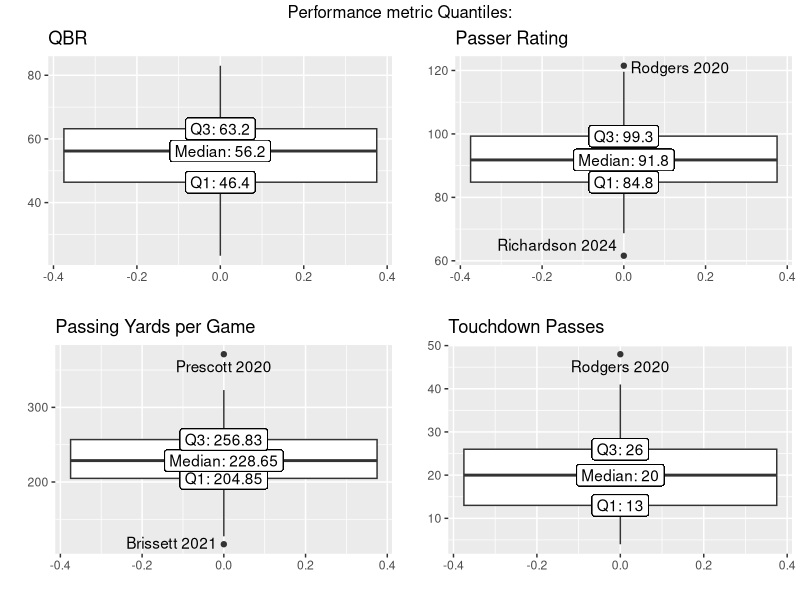
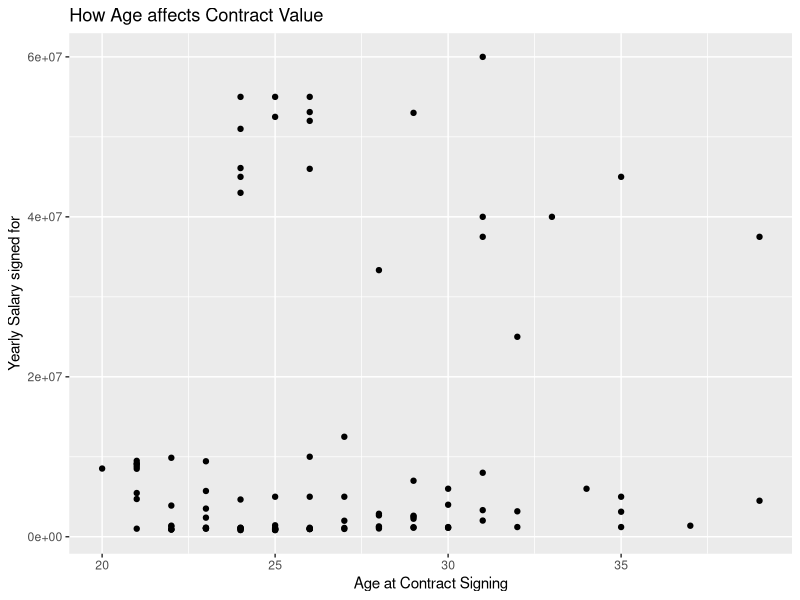
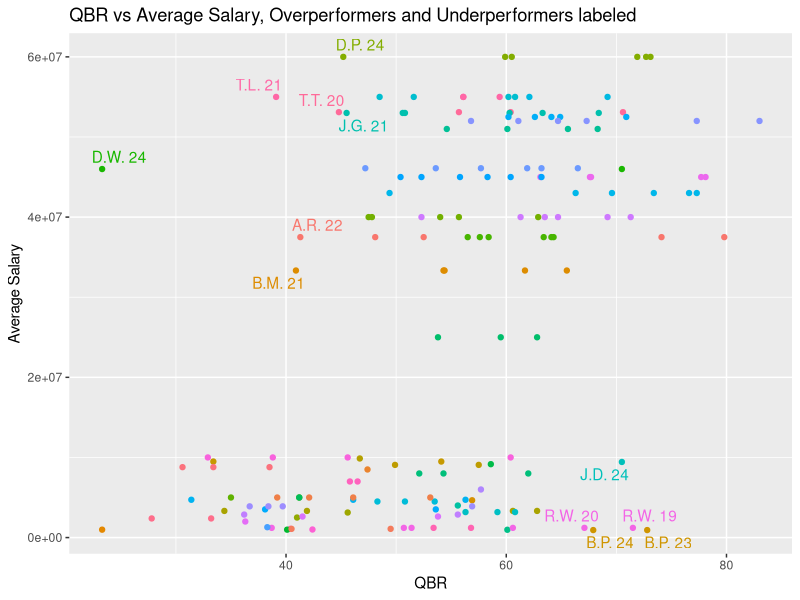
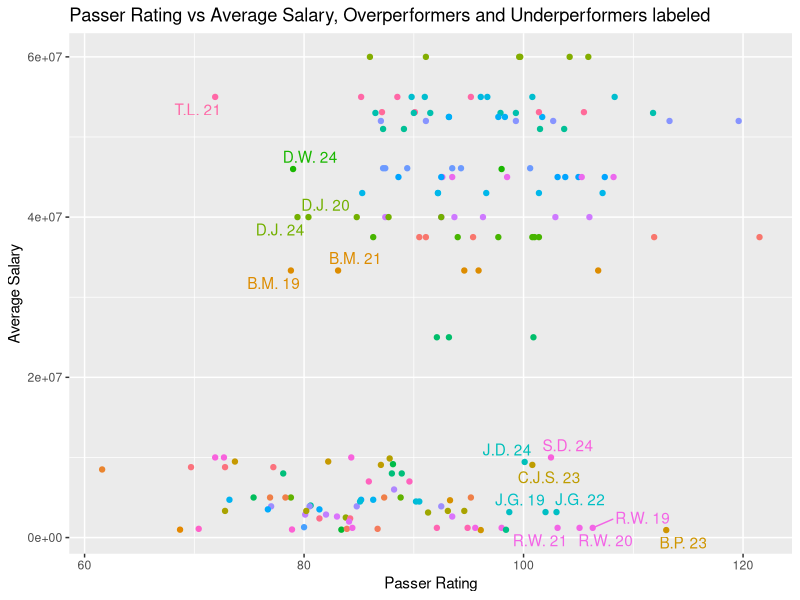
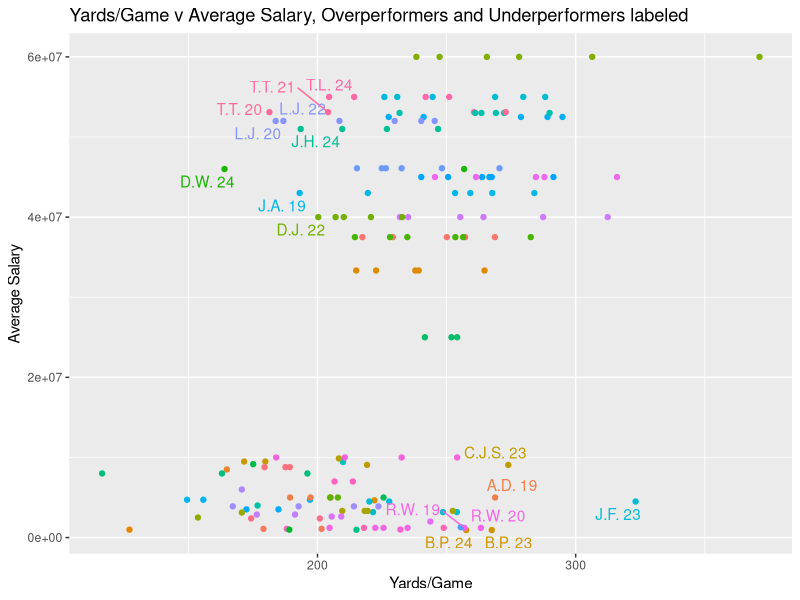
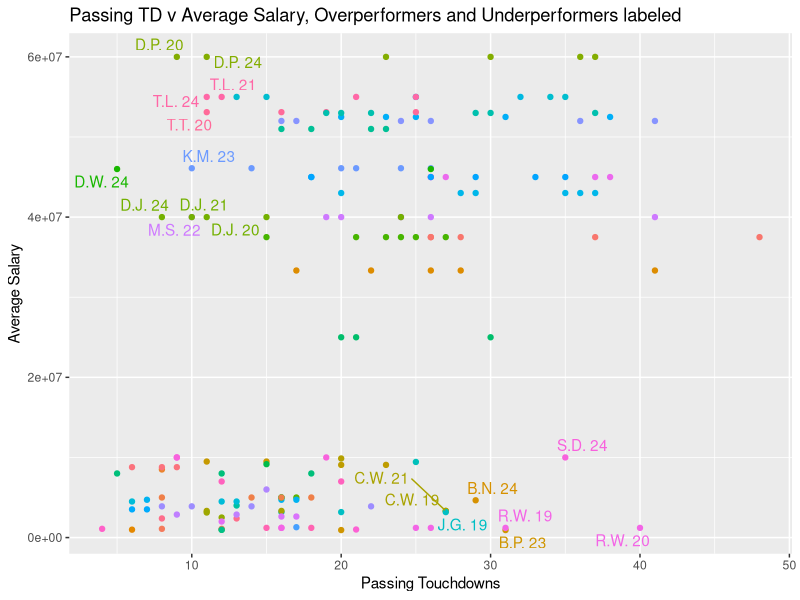
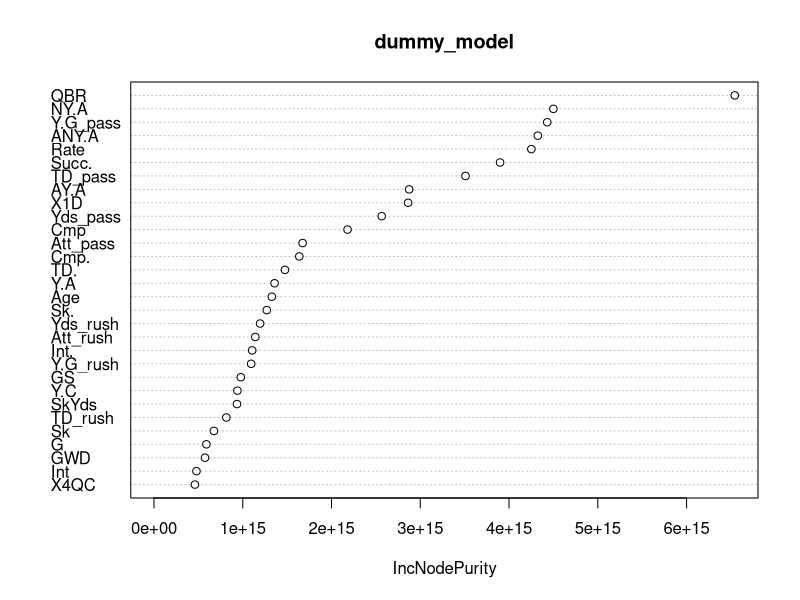
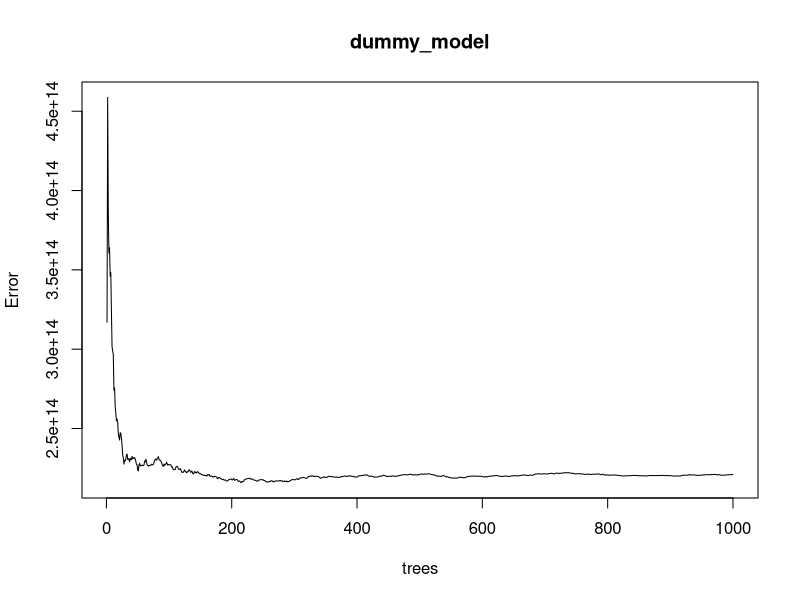

Generate these figures, in order, with R:
## ---- chunk 1
knitr::opts_chunk$set(echo = TRUE)
## ---- chunk 2
# Packages, install if necessary
library(dplyr)
library(randomForest)
library(ggplot2)
library(ggrepel)
library(gridExtra)

# Straight from github repo, assumes all files in same directory
Salary_Data <- read.csv("./NFL Salary Data.csv")
Passing_Data <- read.csv("./Passing Data.csv")
Rushing_Data <- read.csv("./Rushing Data.csv")
## ---- chunk 3
# Format Player_Data
# Remove space in team name and format dollar amounts into integers
Salary_Data <- Salary_Data %>% 
  mutate(Team.Currently.With = gsub("\\n.+", "", Team.Currently.With)) %>%
  mutate(
    Value = as.numeric(gsub("[$,]", "", Value)),
    Average.Salary = as.numeric(gsub("[$,]", "", Average.Salary)),
    Practical.Guarantee = as.numeric(gsub("[$,]", "", Practical.Guarantee)),
    Guarantee.at.Sign = as.numeric(gsub("[$,]", "", Guarantee.at.Sign))
  )

QB_Salary <- Salary_Data %>%
  filter(Pos == "QB") %>% 
  select(Player, Average.Salary, Age.At.Signing, Start.Year) # Change Average.Salary if we want to use total contract or years

QB_Rushing_Data <- Rushing_Data %>% 
  filter(Pos == "QB") %>%
  select(Player, Year, Att, Yds, TD, Y.G)

QB_Data <- Passing_Data %>%
  left_join(QB_Rushing_Data, by= c("Player","Year"), suffix = c("_pass", "_rush")) %>% # Add in rushing data
  left_join(QB_Salary, by = "Player") %>% # Add in Salary Data
  filter(!is.na(Average.Salary)) %>% filter(!is.na(QBR)) %>% # Remove NAs
  filter(Att_pass > 200) # We need to include this to ensure no 3-throw champions are in the mix
  
nrow(QB_Data)
## ---- chunk 4
# Outlier testing
pd2024 <- QB_Data

quantilePlot <- function(df, col, title = col) {
  Q1 <- quantile(df[[col]], .25)
  Median <- quantile(df[[col]], .5)
  Q3 <- quantile(df[[col]], .75)
  IQR <- Q3 - Q1
  lower <- Q1 - 1.5 * IQR
  upper <- Q3 + 1.5 * IQR
  
  return(
    ggplot(df, aes(x = 0, y=.data[[col]])) +
    geom_boxplot() +
    geom_label(data = df, aes(y = Q1, label = paste("Q1:", round(Q1, 2)))) +
    geom_label(data = df, aes(y = Median, label = paste("Median:", round(Median, 2)))) +
    geom_label(data = df, aes(y = Q3, label = paste("Q3:", round(Q3, 2)))) +
    geom_text_repel(aes(label = 
      ifelse(
        .data[[col]] < lower | .data[[col]] > upper,
        paste(gsub(".+ ", "", Player), Year), ""
      )
    )) +
    labs(x = "", y = "", title = title)
  )
}

grid.arrange(
  quantilePlot(pd2024, "QBR"),
  quantilePlot(pd2024, "Rate", "Passer Rating"),
  quantilePlot(pd2024, "Y.G_pass", "Passing Yards per Game"),
  quantilePlot(pd2024, "TD_pass", "Touchdown Passes"),
  nrow=2, ncol=2, top = "Performance metric Quantiles:"
)
## ---- chunk 5
# Contract v Age test
ggplot(QB_Salary, aes(Age.At.Signing, Average.Salary)) + geom_point() +
  # geom_text_repel(aes(label = Player)) +  # idt we neeeed names here
  theme(legend.position = "none") +
  labs(
    title = "How Age affects Contract Value",
    y="Yearly Salary signed for",
    x = "Age at Contract Signing"
  )

# QBR Outlier Test
ggplot(pd2024, aes(QBR, Average.Salary, color=Player)) + geom_point() +
  geom_text_repel(aes(label = 
    ifelse(
      (QBR > quantile(QBR, .75) & Average.Salary < 2e+07) | (QBR < quantile(QBR, .25) & Average.Salary > 2e+07),  
      paste(gsub("[^A-Z]+", ".", Player), sub("20", "", paste(Year))),
      ""
    ) 
  )) +
  labs(
    title = "QBR vs Average Salary, Overperformers and Underperformers labeled",
    y = "Average Salary"
  ) + 
  theme(legend.position = "none")

# Passer Rating outlier test
ggplot(pd2024, aes(Rate, Average.Salary, color=Player)) + geom_point() +
  geom_text_repel(aes(label = 
    ifelse(
      (Rate > quantile(Rate, .75) & Average.Salary < 2e+07) | (Rate < quantile(Rate, .25) & Average.Salary > 2e+07),  
      paste(gsub("[^A-Z]+", ".", Player), sub("20", "", paste(Year))),
      ""
    ) 
  )) +
  labs(
    title = "Passer Rating vs Average Salary, Overperformers and Underperformers labeled",
    y = "Average Salary",
    x = "Passer Rating"
  ) + 
  theme(legend.position = "none")

# Y.G Outlier test
ggplot(pd2024, aes(Y.G_pass, Average.Salary, color=Player)) + geom_point() +
  geom_text_repel(aes(label = 
    ifelse(
      (Y.G_pass > quantile(Y.G_pass, .75) & Average.Salary < 2e+07) | (Y.G_pass < quantile(Y.G_pass, .25) & Average.Salary > 2e+07),  
      paste(gsub("[^A-Z]+", ".", Player), sub("20", "", paste(Year))),
      ""
    ) 
  )) +
  labs(
    title = "Yards/Game v Average Salary, Overperformers and Underperformers labeled",
    y = "Average Salary",
    x = "Yards/Game"
  ) + 
  theme(legend.position = "none")

# Total Touchdown test
ggplot(pd2024, aes(TD_pass, Average.Salary, color=Player)) + geom_point() +
  geom_text_repel(aes(label = 
    ifelse(
      (TD_pass > quantile(TD_pass, .75) & Average.Salary < 2e+07) | (TD_pass < quantile(TD_pass, .25) & Average.Salary > 2e+07),  
      paste(gsub("[^A-Z]+", ".", Player), sub("20", "", paste(Year))),
      ""
    ) 
  )) +
  labs(
    title = "Passing TD v Average Salary, Overperformers and Underperformers labeled",
    y = "Average Salary",
    x = "Passing Touchdowns"
  ) + 
  theme(legend.position = "none")
## ---- chunk 6
# Use these to get static values to remove outliers with
QBR_q1 <- quantile(QB_Data$QBR , .25)
QBR_q3 <- quantile(QB_Data$QBR , .75)
Rtg_q1 <- quantile(QB_Data$Rate, .25)
Rtg_q3 <- quantile(QB_Data$Rate, .75)


possible_predictors <- QB_Data[,c(3, 6, 7, 9:18, 20:32, 35:39)] %>%# Extract columns we wanna use
  filter(G > 8) %>%
  filter(QBR < QBR_q3 | Average.Salary > 2e+07) %>%
  filter(QBR > QBR_q1 | Average.Salary < 2e+07) %>%
  filter(Rate < Rtg_q3 | Average.Salary > 2e+07) %>%
  filter(Rate > Rtg_q1 | Average.Salary < 2e+07)


# Train a dummy model on all predictors just to get importance graph
set.seed(12345)
dummy_model <- randomForest(
  formula = Average.Salary ~ .,
  data = possible_predictors,
  ntree = 1000, # Arbitrarily high number of trees for importance certainty
  mtry = 4      # This number probably matters lmao
)

nrow(possible_predictors)
varImpPlot(dummy_model)
apply(importance(dummy_model), 2, function(x) sort(x, decreasing=TRUE))
plot(dummy_model)
## ---- chunk 7
set.seed(12345)
span_model <- randomForest(
  formula = Average.Salary ~ QBR + Rate + Y.G_pass + Att_pass + TD_pass + Y.G_rush,
  data = possible_predictors,
  ntree = 200, # let's mess with this value later. The higher this gets, the more prone to overfitting
  mtry = 3 # Tested with 3 and 4, basically the same
)

span_model$mse[200]
span_model$rsq[200]

predictions <- as.vector(predict(span_model, newdata = QB_Data))
res <- data.frame(
  Name = QB_Data$Player,
  Year = QB_Data$Year,
  Salary = QB_Data$Average.Salary,
  Predicted_Salary = predictions,
  Diff = predictions - QB_Data$Average.Salary,
  PDiff = predictions / QB_Data$Average.Salary
)

# Some testers
res %>% arrange(desc(Predicted_Salary))
res %>% arrange(desc(Predicted_Salary)) %>% filter(Year == 2024)
res %>% arrange(desc(Year)) %>% filter(Name == "Brock Purdy")
## ---- chunk 8
Contract_year_datapoints <- QB_Data %>% filter(Year == Start.Year-1)
predictions <- as.vector(predict(span_model, newdata = Contract_year_datapoints))
res <- data.frame(
  Name = Contract_year_datapoints$Player,
  Year = Contract_year_datapoints$Year,
  Salary = Contract_year_datapoints$Average.Salary,
  Predicted_Salary = predictions,
  Diff = predictions - Contract_year_datapoints$Average.Salary,
  PDiff = predictions / Contract_year_datapoints$Average.Salary
)
res %>% arrange(desc(Predicted_Salary))
## ---- chunk 9
new_data <- data.frame(
  Player = "D'Brickshaw Ferguson",
  QBR = 74,
  Rate = 81,
  Y.G_pass = 5,
  Att_pass = 24,
  TD_pass = 8,
  Y.G_rush = 20,
  Average.Salary = 2
)

predictions <- as.vector(predict(span_model, new_data))
res <- data.frame(
  Name = new_data$Player,
  Salary = new_data$Average.Salary,
  Predicted_Salary = predictions,
  Diff = predictions - new_data$Average.Salary,
  PDiff = predictions / new_data$Average.Salary
)
res %>% arrange(desc(Predicted_Salary))
